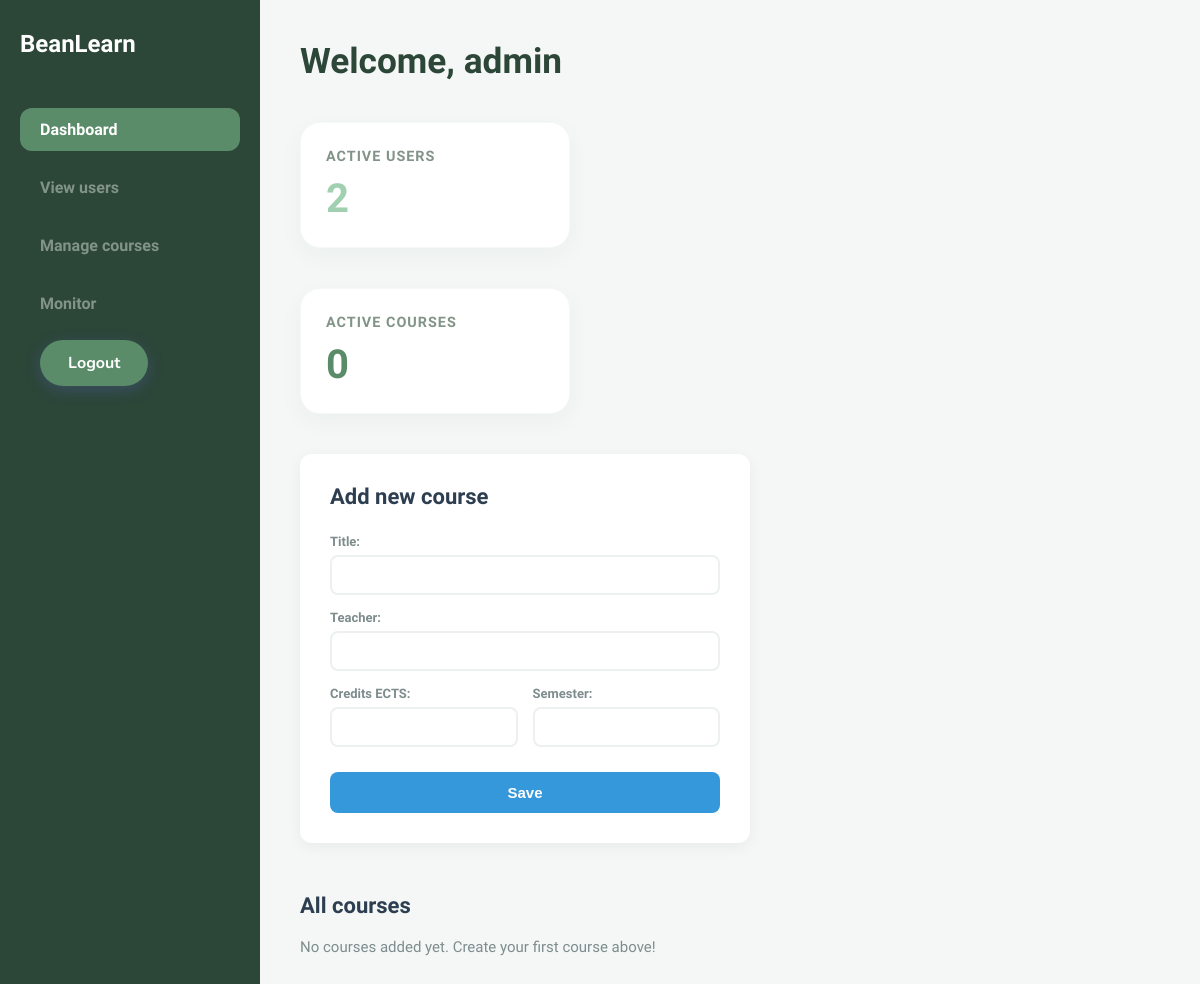
The app's page /admin (signed in), older data.
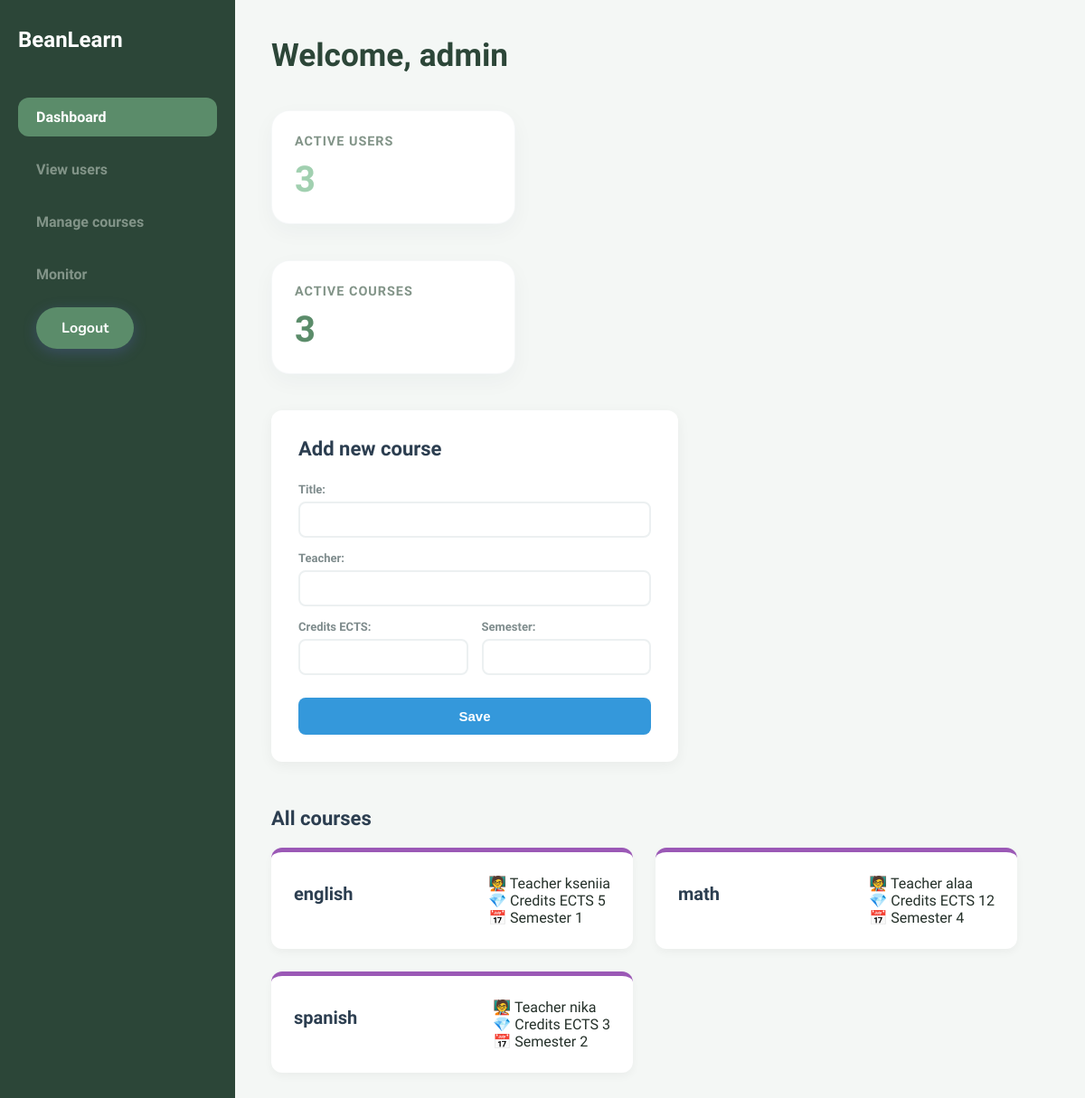
The same page, newer data.
### models/courses.py (models this page shows)
class Course(SQLModel, table=True):
    id: int | None = Field(default=None, primary_key=True)
    title: str
    teacher: str
    credit: int
    semester: int

### index.py (the view)
@app.get("/login", response_class=HTMLResponse)
async def dashboard(request: Request):
    return templates.TemplateResponse(
        request=request, name="login.html"
    )

### templates/admin.html (shortened to what this page needs)
<!DOCTYPE html>
<html lang="en">
<head>
    <link href="{{ url_for('static', path='/styles.css') }}" rel="stylesheet">
</head>
<body>
    <div class="dashboard-container">
        <aside class="sidebar">
            <div class="logo">BeanLearn</div>
            <ul class="sidebar-menu">
                <li class="active">Dashboard</li>
                <li>View users</li>
                <li>Manage courses</li>
                <li>Monitor</li>
                <li><a href="/logout" class="btn btn-primary">Logout</a></li>
            </ul>
        </aside>
        <main class="main-content">
            <header class="dashboard-header">
                <div>
                    <h1>Welcome, admin</h1>
                </div>
            </header>
            <div class="stats-grid">
                <div class="stat-card">
                    <div class="stat-title">Active users</div>
                    <div class="stat-value cyan">{{ users|length}}</div>
                </div>
            </div>
            <div class="stats-grid">
                <div class="stat-card">
                    <div class="stat-title">Active courses</div>
                    <div class="stat-value purple">{{ courses|length }}</div>
                </div>
            </div>
            <div class="admin-action-panel">
                <h3>Add new course</h3>
                <form action="/admin/courses/add" method="POST" class="course-form">
                    <div class="form-group">
                        <label>Title:</label>
                        <input type="text" name="title" required>
                    </div>
                    <div class="form-group">
                        <label>Teacher:</label>
                        <input type="text" name="teacher" required>
                    </div>
                    <div class="form-row">
                        <div class="form-group">
                            <label>Credits ECTS:</label>
                            <input type="number" name="credit" min="1" max="30" required>
                        </div>
                        <div class="form-group">
                            <label>Semester:</label>
                            <input type="number" name="semester" min="1" max="12" required>
                        </div>
                    </div>
                    <button type="submit" class="btn-submit">Save</button>
                </form>
            </div>
            <div class="courses-dashboard-section">
                <h3>All courses</h3>
                <div class="courses-grid">{% if courses %}
                    {% for course in courses %}
                        <div class="course-card">
                            <h4>{{ course.title }}</h4>
                            <div class="course-details">
                                <div class="detail-row">
                                    <span class="detail-label">🧑‍🏫 Teacher</span>
                                    <span class="detail-value">{{ course.teacher }}</span>
                                </div>
                                <div class="detail-row">
                                    <span class="detail-label">💎 Credits ECTS</span>
                                    <span class="detail-value">{{ course.credit }}</span>
                                </div>
                                <div class="detail-row">
                                    <span class="detail-label">📅 Semester</span>
                                    <span class="detail-value">{{ course.semester }}</span>
                                </div>
                            </div>
                        </div>
                        {% endfor %}
                    {% else %}
                        <p style="color: #7f8c8d; font-size: 15px;">No courses added yet. Create your first course above!</p>
                    {% endif %}
                    </div>
                </div>
            </div>
</body>
</html>

### static/styles.css (style rules this page uses)
:root { --bg-light: #F4F7F5; --sidebar-bg: #2C4638; --primary-action: #5B8C6A; --secondary-action: #869D80; --accent-bean: #9bb24a; --accent-yellow: #F4C453; --accent-highlight: #A1D0B0; --text-dark: #243029; --text-muted: #829488; --white: #FFFFFF; }
* { margin: 0; padding: 0; box-sizing: border-box; }
body { font-family: "Montserrat Alternates"; background-color: var(--bg-light); color: var(--text-dark); margin: 0; }
h1, h2, h3 { font-family: "Montserrat Alternates", sans-serif; }
.btn { padding: 12px 28px; border-radius: 50px; font-weight: 700; text-decoration: none; cursor: pointer; transition: all 0.2s ease; border: none; font-family: 'Nunito', sans-serif; }
.btn-primary { background-color: var(--primary-action); color: var(--white); box-shadow: 0 4px 15px rgba(94, 99, 200, 0.3); }
.dashboard-container { display: flex; height: 100vh; overflow: hidden; }
.sidebar { width: 260px; background-color: var(--sidebar-bg); color: var(--white); display: flex; flex-direction: column; padding: 30px 20px; }
.sidebar .logo { font-size: 24px; font-weight: 800; margin-bottom: 50px; color: var(--white); font-family: 'Montserrat Alternates', sans-serif; }
.sidebar-menu { list-style: none; display: flex; flex-direction: column; gap: 15px; }
.sidebar-menu li { padding: 12px 20px; border-radius: 12px; cursor: pointer; font-weight: 600; transition: all 0.2s ease; color: var(--text-muted); }
.sidebar-menu li.active { background-color: var(--primary-action); color: var(--white); }
.main-content { flex: 1; overflow-y: auto; padding: 40px; }
.dashboard-header { display: flex; justify-content: space-between; align-items: flex-end; margin-bottom: 40px; }
.dashboard-header h1 { font-size: 2.2rem; color: var(--sidebar-bg); }
.stats-grid { display: grid; grid-template-columns: repeat(3, 1fr); gap: 25px; margin-bottom: 40px; }
.stat-card { background: var(--white); padding: 25px; border-radius: 20px; box-shadow: 0 8px 25px rgba(31, 58, 76, 0.04); border: 1px solid rgba(156, 173, 188, 0.1); }
.stat-title { color: var(--text-muted); font-weight: 700; font-size: 0.9rem; text-transform: uppercase; letter-spacing: 1px; margin-bottom: 10px; }
.stat-value { font-size: 2.5rem; font-weight: 800; color: var(--secondary-action); font-family: 'Montserrat Alternates', sans-serif; }
.stat-value.purple { color: var(--primary-action); }
.stat-value.cyan { color: var(--accent-highlight); }
.course-card { background: var(--white); border-radius: 25px; padding: 30px; display: flex; justify-content: space-between; align-items: center; box-shadow: 0 8px 25px rgba(31, 58, 76, 0.04); }
.admin-action-panel { background: #ffffff; padding: 30px; border-radius: 12px; box-shadow: 0 4px 15px rgba(0,0,0,0.05); margin-bottom: 50px; max-width: 450px; }
.admin-action-panel h3 { margin-top: 0; margin-bottom: 25px; color: #2c3e50; font-size: 22px; }
.form-group { margin-bottom: 15px; }
.form-group label { display: block; font-size: 13px; font-weight: 600; color: #7f8c8d; margin-bottom: 6px; }
.form-group input { width: 100%; padding: 10px 12px; border: 2px solid #ecf0f1; border-radius: 8px; box-sizing: border-box; font-size: 14px; transition: border-color 0.3s ease; }
.form-row { display: flex; gap: 15px; }
.form-row .form-group { flex: 1; }
.btn-submit { background: #3498db; color: white; border: none; padding: 12px 20px; border-radius: 8px; cursor: pointer; font-weight: bold; font-size: 15px; width: 100%; margin-top: 10px; transition: background 0.3s ease, transform 0.1s; }
.courses-dashboard-section h3 { color: #2c3e50; font-size: 22px; margin-bottom: 20px; }
.courses-grid { display: flex; flex-wrap: wrap; gap: 25px; }
.course-card { background: white; border-radius: 12px; padding: 25px; width: 400px; box-sizing: border-box; box-shadow: 0 4px 10px rgba(0,0,0,0.04); border-top: 5px solid #9b59b6; transition: transform 0.3s ease, box-shadow 0.3s ease; }
.course-card h4 { margin: 0 0 15px 0; font-size: 20px; color: #2c3e50; }

Row changes from the older to the newer data that the page shows:
added Course: title "english", teacher "kseniia", credit "5", semester "1"
added Course: title "math", teacher "alaa", credit "12", semester "4"
added Course: title "spanish", teacher "nika", credit "3", semester "2"
Text that changed along with them:
{{ users|length }}: "2" → "3"
{{ courses|length }}: "0" → "3"
text no longer shown: "No courses added yet. Create your first course above!"
